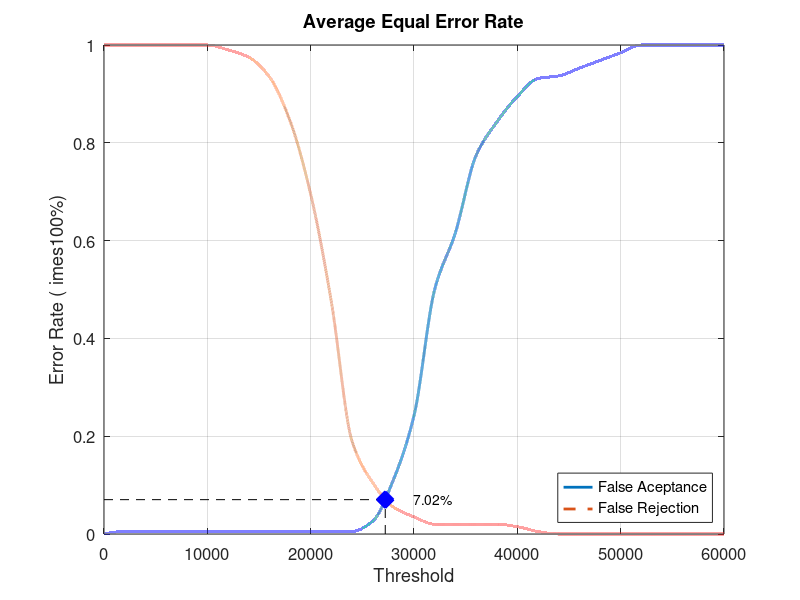
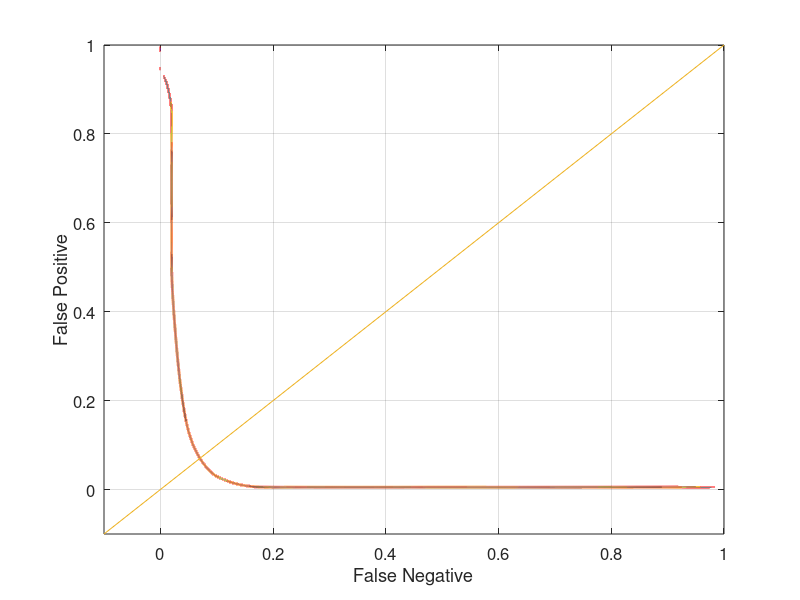

Recreate these plots in MATLAB, in order.
close all;
clear;
clc;
x = 0:2000:60000;
xq = 0:0.5:60000;

y0 = [0 0.00526316 0.00526316 0.00526316 0.00526316 0.00526316 0.00526316 0.00526316 0.00526316 0.00526316 0.00526316 0.00526316 0.00526316 0.0263158 0.110526 0.242105 0.5 0.615789 0.773684 0.842105 0.894737 0.931579 0.936842 0.952632 0.968421 0.984211 1 1 1 1 1]
yy0 = interp1(x, y0, xq, 'pchip');
y1 = [1 1 1 1 1 1 0.99 0.975 0.935 0.845 0.695 0.475 0.19 0.105 0.055 0.035 0.02 0.02 0.02 0.02 0.015 0.005 0 0 0 0 0 0 0 0 0]
yy1 = interp1(x, y1, xq, 'pchip');

% Calculating EER: 
y2 = abs(y0 - y1);
find(y2 == min(y2))
yy2 = abs(yy0 - yy1);
xEER = find(yy2 == min(yy2));
xEERIndex = xq(xEER) % X-axis EER
yEER = yy0(xEER) % Y-axis EER

main = figure
plot(xq, yy0,'-','LineWidth', 2);	hold on
plot(xq, yy1,'--','LineWidth', 2);	hold on
plot([xEERIndex xEERIndex], [0 yEER], 'k--');	hold on
plot([0 xEERIndex], [yEER yEER], 'k--');	hold on
plot(xEERIndex, yEER, 'bx', 'LineWidth', 10);	hold on
text(xEERIndex + 10 * xEERIndex / 100, yEER, [num2str(round((10000 * yEER)) / 100) '%'])
legend('False Aceptance', 'False Rejection', 'Location', 'SouthEast')
xlabel('Threshold')
ylabel('Error Rate (	imes100%)')
title('Average Equal Error Rate')
set(gca, 'FontSize', 12)
axis([0 60000 0 1])
grid on

print(main, 'Database5_1Main', '-dpng');
FNRxFPR = figure('Color', [1 1 1]);
plot(yy1, yy0, '-', yy1, yy0, 'LineWidth', 2);
hold on
y = -0.1:0.1:1
plot(y, y); 
set(gca, 'FontSize', 12)
xlabel('False Negative')
ylabel('False Positive')
axis([-0.1 1 -0.1 1])
set(gca, 'FontSize', 12)
grid on

print(FNRxFPR, 'Database5_1FNRxFPR','-dpng');
